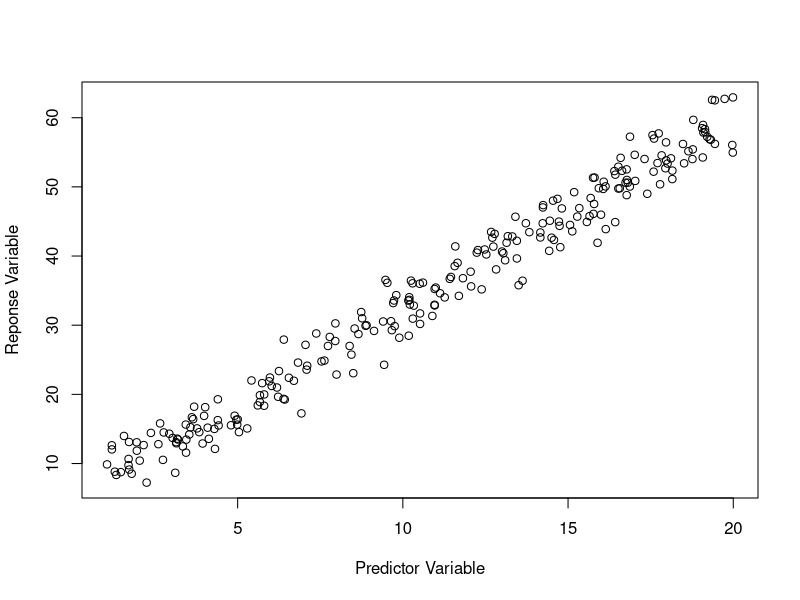
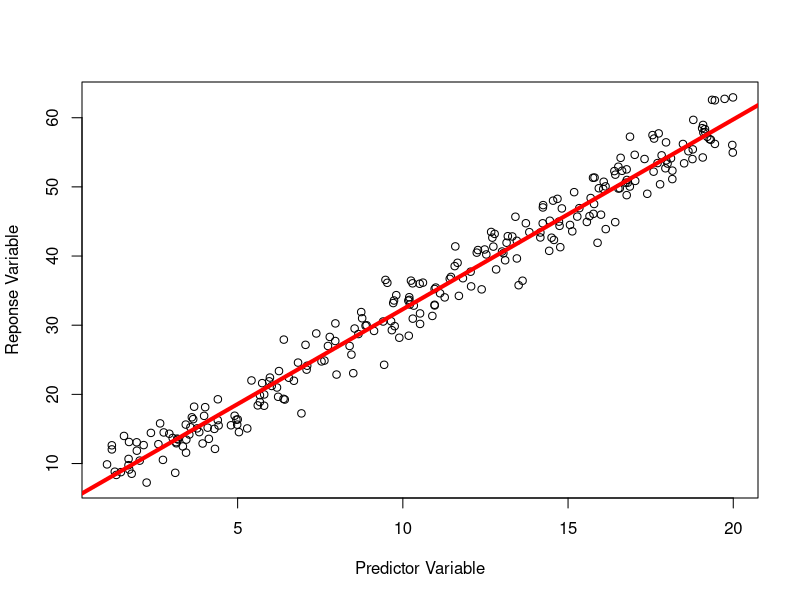

Generate these figures, in order, with R:

predictor <- runif(250, min=1, max=20)
response  <- 2.75 * predictor + 5 + rnorm(length(predictor), sd=2.5)

fit <- lm(response ~ predictor)

par(mfrow=c(2, 1))

png("Linear_Data.png")
plot(response ~ predictor,
     xlab = "Predictor Variable",
     ylab = "Reponse Variable"
     )

png("Linear_Regression.png")
plot(response ~ predictor,
     xlab = "Predictor Variable",
     ylab = "Reponse Variable"
     )
abline(coef(fit), col = "red", lwd = "4")

SimpleData <- data.frame(Response = response, Predictor = predictor)

save(SimpleData, file = "SimpleData.Rdata")
